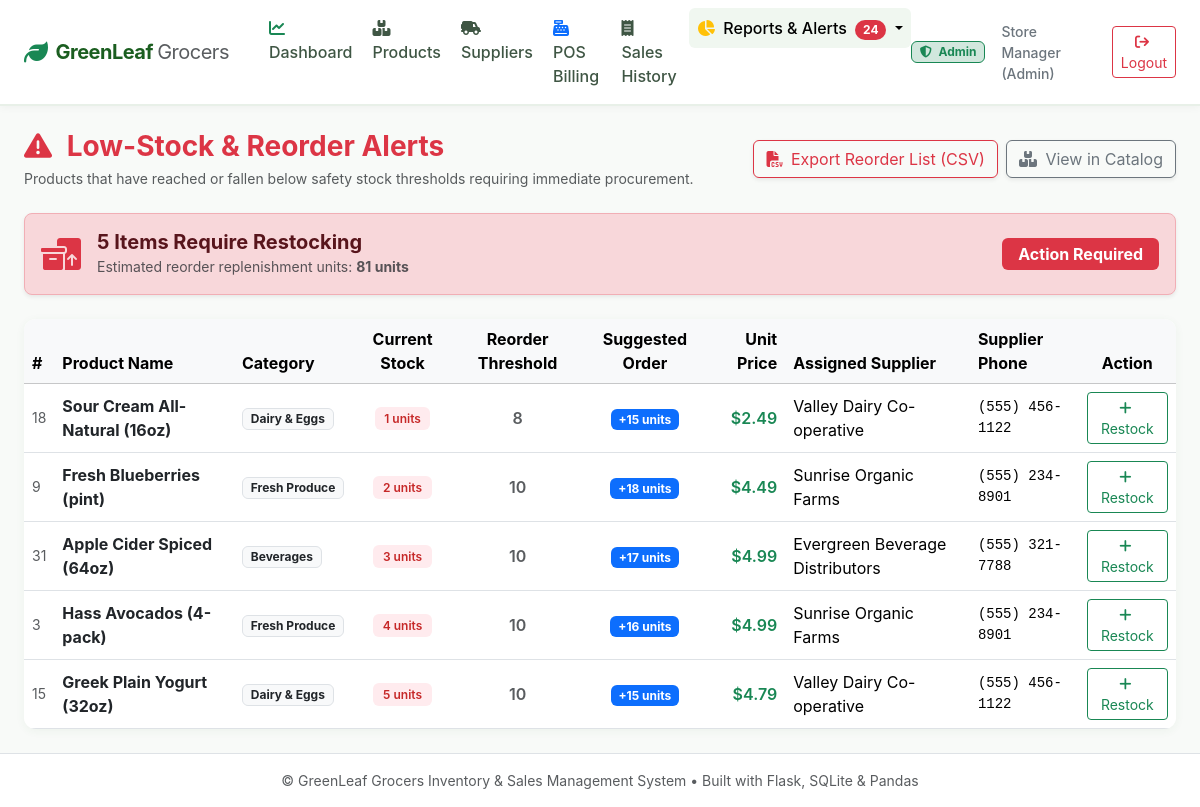
The page /reports/low-stock (signed in) on the database its author committed.
### app/models.py (models this page shows, shortened)
class User(db.Model):
    __tablename__ = 'users'
    user_id = db.Column(db.Integer, primary_key=True, autoincrement=True)
    username = db.Column(db.String(64), unique=True, nullable=False, index=True)
    password_hash = db.Column(db.String(256), nullable=False)
    role = db.Column(db.String(20), nullable=False, default='cashier')  # 'admin' or 'cashier'
    full_name = db.Column(db.String(100), nullable=False, default='')
    created_at = db.Column(db.DateTime, default=utc_now)
    sales = db.relationship('Sale', backref='cashier', lazy=True)
    @property
    def is_admin(self) -> bool:
        return self.role.lower() == 'admin'

class Product(db.Model):
    __tablename__ = 'products'
    product_id = db.Column(db.Integer, primary_key=True, autoincrement=True)
    name = db.Column(db.String(150), nullable=False, index=True)
    category = db.Column(db.String(80), nullable=False, index=True)
    unit_price = db.Column(db.Float, nullable=False)
    cost_price = db.Column(db.Float, nullable=False, default=0.0)
    stock_qty = db.Column(db.Integer, nullable=False, default=0)
    reorder_level = db.Column(db.Integer, nullable=False, default=10)
    expiry_date = db.Column(db.Date, nullable=True, index=True)
    barcode = db.Column(db.String(50), unique=True, nullable=True, index=True)
    supplier_id = db.Column(db.Integer, db.ForeignKey('suppliers.supplier_id'), nullable=True)
    is_active = db.Column(db.Boolean, default=True)
    created_at = db.Column(db.DateTime, default=utc_now)
    sale_items = db.relationship('SaleItem', backref='product', lazy=True)

class Supplier(db.Model):
    __tablename__ = 'suppliers'
    supplier_id = db.Column(db.Integer, primary_key=True, autoincrement=True)
    name = db.Column(db.String(120), nullable=False)
    phone = db.Column(db.String(30), nullable=True)
    email = db.Column(db.String(120), nullable=True)
    contact_person = db.Column(db.String(100), nullable=True)
    address = db.Column(db.Text, nullable=True)
    created_at = db.Column(db.DateTime, default=utc_now)
    products = db.relationship('Product', backref='supplier', lazy=True)

### app/routes/reports.py (the view)
@reports_bp.route('/low-stock')
@login_required
@role_required(['admin'])
def low_stock():
    products = Product.query.filter(
        Product.is_active == True,
        Product.stock_qty <= Product.reorder_level
    ).order_by(Product.stock_qty.asc()).all()
    total_shortage = sum(max(0, p.reorder_level * 2 - p.stock_qty) for p in products)
    return render_template('reports/low_stock.html', products=products, total_shortage=total_shortage)

### app/routes/auth.py (called while the page is built)
def login_required(f):
    @wraps(f)
    def decorated_function(*args, **kwargs):
        if 'user_id' not in session:
            flash('Please log in to access this page.', 'warning')
            return redirect(url_for('auth.login', next=request.url))
        return f(*args, **kwargs)
    return decorated_function

def role_required(allowed_roles):
    def decorator(f):
        @wraps(f)
        def decorated_function(*args, **kwargs):
            if 'user_id' not in session:
                flash('Please log in first.', 'warning')
                return redirect(url_for('auth.login'))
            user = db.session.get(User, session['user_id'])
            if not user or user.role not in allowed_roles:
                flash(f'Access denied. Required role: {", ".join(allowed_roles)}.', 'danger')
                if user and user.role == 'cashier':
                    return redirect(url_for('billing.pos'))
                return redirect(url_for('auth.login'))
            return f(*args, **kwargs)
        return decorated_function
    return decorator

### app/templates/reports/low_stock.html (shortened to what this page needs)
{% extends "base.html" %}
{% block content %}
<div class="d-flex flex-column flex-md-row justify-content-between align-items-md-center gap-3 mb-4">
    <div>
        <h1 class="h3 fw-bold text-danger mb-1">
            <i class="fa-solid fa-triangle-exclamation me-2"></i> Low-Stock & Reorder Alerts
        </h1>
        <p class="text-muted small mb-0">Products that have reached or fallen below safety stock thresholds requiring immediate procurement.</p>
    </div>
    <div class="d-flex gap-2">
        <a href="{{ url_for('reports.export_report_csv', report_type='low-stock') }}" class="btn btn-outline-danger shadow-sm">
            <i class="fa-solid fa-file-csv me-1"></i> Export Reorder List (CSV)
        </a>
        <a href="{{ url_for('products.index', status='low_stock') }}" class="btn btn-outline-secondary shadow-sm">
            <i class="fa-solid fa-boxes-stacked me-1"></i> View in Catalog
        </a>
    </div>
</div>
<div class="alert alert-danger d-flex align-items-center justify-content-between p-3 rounded-3 shadow-sm mb-4">
    <div class="d-flex align-items-center gap-3">
        <i class="fa-solid fa-boxes-packing fs-2 text-danger"></i>
        <div>
            <h5 class="fw-bold mb-0">{{ products|length }} Items Require Restocking</h5>
            <small class="text-muted">Estimated reorder replenishment units: <strong>{{ total_shortage }} units</strong></small>
        </div>
    </div>
    <span class="badge bg-danger fs-6 px-3 py-2">Action Required</span>
</div>
<div class="card stat-card p-0 overflow-hidden">
    <div class="table-responsive">
        <table class="table table-hover align-middle mb-0">
            <thead class="table-light">
                <tr>
                    <th>#</th>
                    <th>Product Name</th>
                    <th>Category</th>
                    <th class="text-center">Current Stock</th>
                    <th class="text-center">Reorder Threshold</th>
                    <th class="text-center">Suggested Order</th>
                    <th class="text-end">Unit Price</th>
                    <th>Assigned Supplier</th>
                    <th>Supplier Phone</th>
                    <th class="text-center">Action</th>
                </tr>
            </thead>
            <tbody>
                {% for p in products %}
                <tr>
                    <td class="text-muted small">{{ p.product_id }}</td>
                    <td class="fw-bold text-dark">{{ p.name }}</td>
                    <td><span class="badge bg-light text-dark border">{{ p.category }}</span></td>
                    <td class="text-center">
                        <span class="badge {% if p.stock_qty == 0 %}bg-danger{% else %}badge-low-stock{% endif %}">
                            {{ p.stock_qty }} units
                        </span>
                    </td>
                    <td class="text-center text-muted fw-semibold">{{ p.reorder_level }}</td>
                    <td class="text-center">
                        <span class="badge bg-primary text-white fw-bold">
                            +{{ [10, (p.reorder_level * 2) - p.stock_qty]|max }} units
                        </span>
                    </td>
                    <td class="text-end text-success fw-semibold">{{ p.unit_price | currency }}</td>
                    <td>{{ p.supplier.name if p.supplier else '<span class="text-muted">Unassigned</span>'|safe }}</td>
                    <td class="font-monospace small">{{ p.supplier.phone if p.supplier and p.supplier.phone else '-' }}</td>
                    <td class="text-center">
                        <a href="{{ url_for('products.edit', product_id=p.product_id) }}" class="btn btn-sm btn-outline-success">
                            <i class="fa-solid fa-plus me-1"></i> Restock
                        </a>
                    </td>
                </tr>
                {% endfor %}
            </tbody>
        </table>
    </div>
</div>
{% endblock %}

### app/templates/base.html (shortened to what this page needs)
<!DOCTYPE html>
<html lang="en">
<head>
    <link href="https://cdn.jsdelivr.net/npm/bootstrap@5.3.3/dist/css/bootstrap.min.css" rel="stylesheet">
    <link rel="stylesheet" href="https://cdnjs.cloudflare.com/ajax/libs/font-awesome/6.5.1/css/all.min.css">
    <link rel="stylesheet" href="{{ url_for('static', filename='css/style.css') }}">
</head>
<body>
    <nav class="navbar navbar-expand-lg navbar-greenleaf sticky-top py-2">
        <div class="container-fluid px-4">
            <a class="navbar-brand d-flex align-items-center gap-2" href="{{ url_for('auth.index') }}">
                <i class="fa-solid fa-leaf text-success fs-4"></i>
                <span>GreenLeaf <span class="fw-normal text-muted">Grocers</span></span>
            </a>
            <div class="collapse navbar-collapse" id="navbarMain">
                {% if current_user %}
                <ul class="navbar-nav me-auto mb-2 mb-lg-0 ms-lg-3 gap-1">
                    {% if current_user.is_admin %}
                    <li class="nav-link-item">
                        <a class="nav-link {% if request.endpoint and request.endpoint.startswith('dashboard') %}active{% endif %}" href="{{ url_for('dashboard.index') }}">
                            <i class="fa-solid fa-chart-line me-1 text-success"></i> Dashboard
                        </a>
                    </li>
                    <li class="nav-link-item">
                        <a class="nav-link {% if request.endpoint and request.endpoint.startswith('products') %}active{% endif %}" href="{{ url_for('products.index') }}">
                            <i class="fa-solid fa-boxes-stacked me-1"></i> Products
                        </a>
                    </li>
                    <li class="nav-link-item">
                        <a class="nav-link {% if request.endpoint and request.endpoint.startswith('suppliers') %}active{% endif %}" href="{{ url_for('suppliers.index') }}">
                            <i class="fa-solid fa-truck-field me-1"></i> Suppliers
                        </a>
                    </li>
                    {% endif %}
                    <li class="nav-link-item">
                        <a class="nav-link {% if request.endpoint and request.endpoint == 'billing.pos' %}active{% endif %}" href="{{ url_for('billing.pos') }}">
                            <i class="fa-solid fa-cash-register me-1 text-primary"></i> POS Billing
                        </a>
                    </li>
                    <li class="nav-link-item">
                        <a class="nav-link {% if request.endpoint and request.endpoint == 'billing.sales_history' %}active{% endif %}" href="{{ url_for('billing.sales_history') }}">
                            <i class="fa-solid fa-receipt me-1"></i> Sales History
                        </a>
                    </li>
                    {% if current_user.is_admin %}
                    <li class="nav-item dropdown">
                        <a class="nav-link dropdown-toggle {% if request.endpoint and request.endpoint.startswith('reports') %}active{% endif %}" href="#" role="button" data-bs-toggle="dropdown">
                            <i class="fa-solid fa-chart-pie me-1 text-warning"></i> Reports & Alerts
                            {% if low_stock_count > 0 or near_expiry_count > 0 %}
                            <span class="badge bg-danger rounded-pill ms-1">{{ low_stock_count + near_expiry_count }}</span>
                            {% endif %}
                        </a>
                    </li>
                    {% endif %}
                </ul>
                <div class="d-flex align-items-center gap-3">
                    {% if current_user.is_admin %}
                    <span class="badge bg-success-subtle text-success border border-success px-2 py-1">
                        <i class="fa-solid fa-shield-halved me-1"></i> Admin
                    </span>
                    {% else %}
                    <span class="badge bg-primary-subtle text-primary border border-primary px-2 py-1">
                        <i class="fa-solid fa-user me-1"></i> Cashier
                    </span>
                    {% endif %}
                    <span class="text-secondary small fw-medium d-none d-md-inline">
                        {{ current_user.full_name or current_user.username }}
                    </span>
                    <a href="{{ url_for('auth.logout') }}" class="btn btn-outline-danger btn-sm" title="Log Out">
                        <i class="fa-solid fa-arrow-right-from-bracket me-1"></i> Logout
                    </a>
                </div>
                {% endif %}
            </div>
        </div>
    </nav>
    <main class="container-fluid px-4 py-4 flex-grow-1">
        {% block content %}{% endblock %}
    </main>
    <footer class="bg-white border-top py-3 mt-auto no-print">
        <div class="container-fluid px-4 text-center text-muted small">
            <span>&copy; GreenLeaf Grocers Inventory & Sales Management System • Built with Flask, SQLite & Pandas</span>
        </div>
    </footer>
</body>
</html>

### app/static/css/style.css (style rules this page uses)
:root { --brand-primary: #2e7d32; --brand-dark: #1b5e20; --brand-light: #4caf50; --brand-accent: #81c784; --brand-bg: #f8faf8; --brand-surface: #ffffff; --danger-red: #d32f2f; --warning-amber: #ed6c02; --info-blue: #0288d1; }
body { background-color: var(--brand-bg); font-family: -apple-system, BlinkMacSystemFont, "Segoe UI", Roboto, "Helvetica Neue", Arial, sans-serif; color: #2b3a2f; min-height: 100vh; display: flex; flex-direction: column; }
.navbar-brand { font-weight: 700; letter-spacing: -0.5px; color: var(--brand-dark) !important; }
.navbar-greenleaf { background: #ffffff; border-bottom: 2px solid #e8f0e8; box-shadow: 0 2px 8px rgba(0, 0, 0, 0.04); }
.nav-link { font-weight: 500; color: #3f5644; transition: all 0.2s; padding: 0.5rem 0.85rem; border-radius: 6px; }
.nav-link:hover, .nav-link.active { color: var(--brand-primary); background-color: #f0f7f0; }
.stat-card { border: none; border-radius: 12px; background: #ffffff; box-shadow: 0 2px 10px rgba(46, 125, 50, 0.06); transition: transform 0.2s, box-shadow 0.2s; }
.badge-low-stock { background-color: #ffebee; color: #c62828; font-weight: 600; padding: 0.35rem 0.6rem; border-radius: 6px; }

### rows shown on the page
User: full_name "Store Manager (Admin)"
Product: product_id "18", name "Sour Cream All-Natural (16oz)", category "Dairy & Eggs", stock_qty "1", reorder_level "8", reorder_level "15", unit_price "$2.49", supplier "Valley Dairy Co-operative", supplier "(555) 456-1122"
Product: product_id "9", name "Fresh Blueberries (pint)", category "Fresh Produce", stock_qty "2", reorder_level "10", reorder_level "18", unit_price "$4.49", supplier "Sunrise Organic Farms", supplier "(555) 234-8901"
Product: product_id "31", name "Apple Cider Spiced (64oz)", category "Beverages", stock_qty "3", reorder_level "10", reorder_level "17", unit_price "$4.99", supplier "Evergreen Beverage Distributors", supplier "(555) 321-7788"
Product: product_id "3", name "Hass Avocados (4-pack)", category "Fresh Produce", stock_qty "4", reorder_level "10", reorder_level "16", unit_price "$4.99", supplier "Sunrise Organic Farms", supplier "(555) 234-8901"
Product: product_id "15", name "Greek Plain Yogurt (32oz)", category "Dairy & Eggs", stock_qty "5", reorder_level "10", reorder_level "15", unit_price "$4.79", supplier "Valley Dairy Co-operative", supplier "(555) 456-1122"

### other values the page prints
{{ low_stock_count + near_expiry_count }} "24"
{{ products|length }} "5"
{{ total_shortage }} "81"
